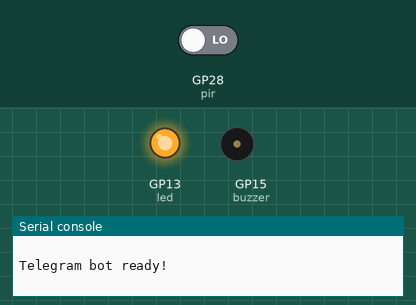
A program run on a simulated Raspberry Pi Pico running CircuitPython. Shown: output pins drawn as LEDs (lit = HIGH), buzzer (waves = sounding, pin HIGH), the last lines printed to the serial console. The test bench sets the inputs (shaded band); at power-on: GP28 (pir) LOW. Requests to the public web service named in the program get a made-up reply in its usual format after 0.4 s (London, UTC, broken clouds, 64 % humidity, 1013 hPa unless stated).

Above: at 3.5 s.
3.6 s: GP28 (pir) driven HIGH
At 4.3 s:
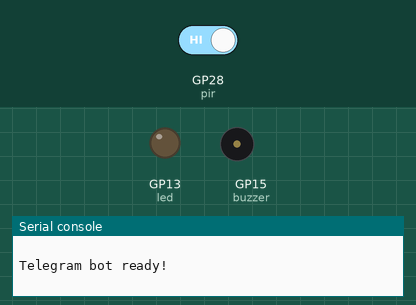
At 4.8 s:
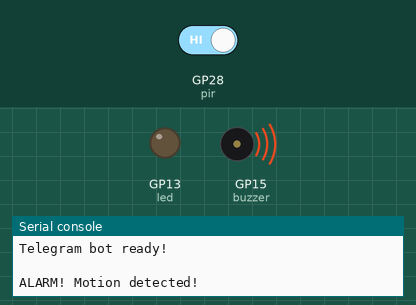
Timing chart, 0 to 12.6 s (numbered marks = the images above; inputs shaded):
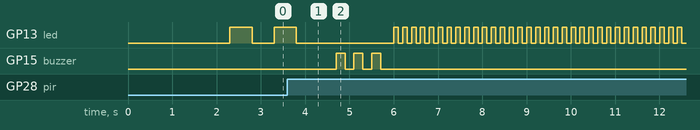

The program:

main.py
```python
# Import CircuitPython module
import os
import wifi
import socketpool
import time
import board
import digitalio
import adafruit_requests
import ssl

# Connect to the Wi-Fi, use settings.toml to configure SSID and Password
wifi.radio.connect(os.getenv('WIFI_SSID'), os.getenv('WIFI_PASSWORD'))
pool = socketpool.SocketPool(wifi.radio)
print("Connected to Wi-Fi")
print("IP Address: {}".format(wifi.radio.ipv4_address))
requests = adafruit_requests.Session(pool, ssl.create_default_context())
telegrambot = os.getenv("botToken")

# Telegram API URL
API_URL = "https://api.telegram.org/bot" + telegrambot

# Define LED pin
led = digitalio.DigitalInOut(board.GP13)
led.direction = digitalio.Direction.OUTPUT

# Define buzzer pin
buzzer = digitalio.DigitalInOut(board.GP15)
buzzer.direction = digitalio.Direction.OUTPUT

# Define AM132 sensor pin
pir = digitalio.DigitalInOut(board.GP28)
pir.direction = digitalio.Direction.INPUT

# Telegram bot initialization on Telegram API side
def init_bot():
    get_url = API_URL
    get_url += "/getMe"
    r = requests.get(get_url)
    return r.json()['ok']

first_read = True
update_id = 0

# Read new messages from the Telegram API
def read_message():
    global first_read
    global update_id
    global chat_id

    get_url = API_URL + "/getUpdates?limit=1&allowed_updates=[\"message\",\"callback_query\"]"
    if not first_read:
        get_url += "&offset={}".format(update_id)

    r = requests.get(get_url)

    try:
        update_id = r.json()['result'][0]['update_id']
        message = r.json()['result'][0]['message']['text']
        chat_id = r.json()['result'][0]['message']['chat']['id']

        print("Chat ID: {}\tMessage: {}".format(chat_id, message))

        first_read = False
        update_id += 1

        return chat_id, message

    except (IndexError, KeyError) as e:
        return False, False

# Send a message
def send_message(chat_id, message):
    get_url = API_URL
    get_url += "/sendMessage?chat_id={}&text={}".format(chat_id, message)
    r = requests.get(get_url)

# Initialization Telegram bot
chat_id = None

if init_bot() == False:
    print("\nTelegram bot failed")
else:
    print("\nTelegram bot ready!\n")
    chat_id, message_in = read_message()

# Motion detection
motion_detected = False

while True:
    if pir.value and not motion_detected:
        print("ALARM! Motion detected!")
        motion_detected = True
        send_message(chat_id, "ALARM! Motion detected!")
        for _ in range(3):
            buzzer.value = True
            time.sleep(0.2)
            buzzer.value = False
            time.sleep(0.2)

    if pir.value:
        led.value = False
        time.sleep(0.1)
        led.value = True
        time.sleep(0.1)

    else:
        motion_detected = False
        led.value = True
        time.sleep(0.5)
        led.value = False
        time.sleep(0.5)
```

Measured:
- after the input at 3.6 s, GP15 (buzzer): alternates HIGH for 0.20 s and LOW for 0.20 s, 6 changes in all, then stays LOW, starting after 1.1 s
- by itself, GP13 (led): repeats every 0.20 s: HIGH 0.10 s, LOW 0.10 s
